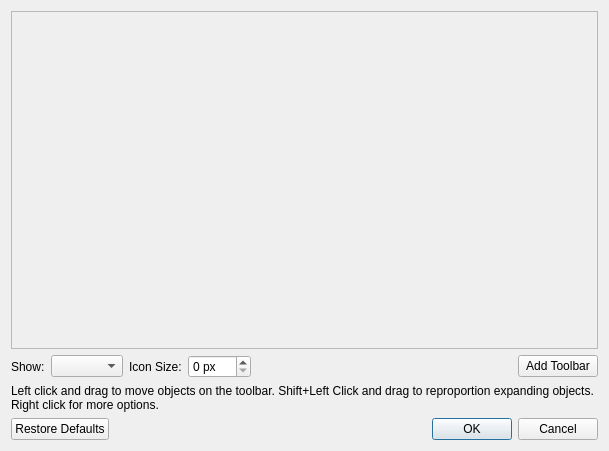
<?xml version="1.0" encoding="UTF-8"?>
<ui version="4.0">
 <class>ToolBarDialog</class>
 <widget class="QDialog" name="ToolBarDialog">
  <property name="geometry">
   <rect>
    <x>0</x>
    <y>0</y>
    <width>609</width>
    <height>451</height>
   </rect>
  </property>
  <property name="windowTitle">
   <string>Toolbar Editor</string>
  </property>
  <layout class="QGridLayout" name="m_gridLayout" rowstretch="1,0,0,0,0">
   <item row="2" column="0">
    <widget class="QLabel" name="m_toolButtonModesLabel">
     <property name="text">
      <string>Show:</string>
     </property>
    </widget>
   </item>
   <item row="2" column="1">
    <widget class="QComboBox" name="m_toolButtonModes"/>
   </item>
   <item row="2" column="2">
    <widget class="QLabel" name="m_iconSizeLabel">
     <property name="text">
      <string>Icon Size:</string>
     </property>
    </widget>
   </item>
   <item row="2" column="3">
    <widget class="QSpinBox" name="m_iconSizes">
     <property name="suffix">
      <string> px</string>
     </property>
     <property name="maximum">
      <number>128</number>
     </property>
    </widget>
   </item>
   <item row="2" column="4">
    <spacer name="m_horizontalSpacer">
     <property name="orientation">
      <enum>Qt::Horizontal</enum>
     </property>
     <property name="sizeHint" stdset="0">
      <size>
       <width>40</width>
       <height>20</height>
      </size>
     </property>
    </spacer>
   </item>
   <item row="2" column="5">
    <widget class="QPushButton" name="m_newToolBarButton">
     <property name="text">
      <string>Add Toolbar</string>
     </property>
    </widget>
   </item>
   <item row="4" column="0" colspan="6">
    <widget class="QDialogButtonBox" name="m_buttonBox">
     <property name="standardButtons">
      <set>QDialogButtonBox::Cancel|QDialogButtonBox::Ok|QDialogButtonBox::RestoreDefaults</set>
     </property>
    </widget>
   </item>
   <item row="0" column="0" colspan="6">
    <widget class="QScrollArea" name="m_scrollArea">
     <property name="widgetResizable">
      <bool>true</bool>
     </property>
     <widget class="ToolArea" name="m_toolArea">
      <property name="geometry">
       <rect>
        <x>0</x>
        <y>0</y>
        <width>587</width>
        <height>315</height>
       </rect>
      </property>
     </widget>
    </widget>
   </item>
   <item row="3" column="0" colspan="6">
    <widget class="QLabel" name="label">
     <property name="sizePolicy">
      <sizepolicy hsizetype="Preferred" vsizetype="Preferred">
       <horstretch>0</horstretch>
       <verstretch>0</verstretch>
      </sizepolicy>
     </property>
     <property name="text">
      <string>Left click and drag to move objects on the toolbar. Shift+Left Click and drag to reproportion expanding objects. Right click for more options.</string>
     </property>
     <property name="wordWrap">
      <bool>true</bool>
     </property>
    </widget>
   </item>
  </layout>
 </widget>
 <customwidgets>
  <customwidget>
   <class>ToolArea</class>
   <extends>QWidget</extends>
   <header>toolarea.h</header>
   <container>1</container>
  </customwidget>
 </customwidgets>
 <resources/>
 <connections/>
</ui>
